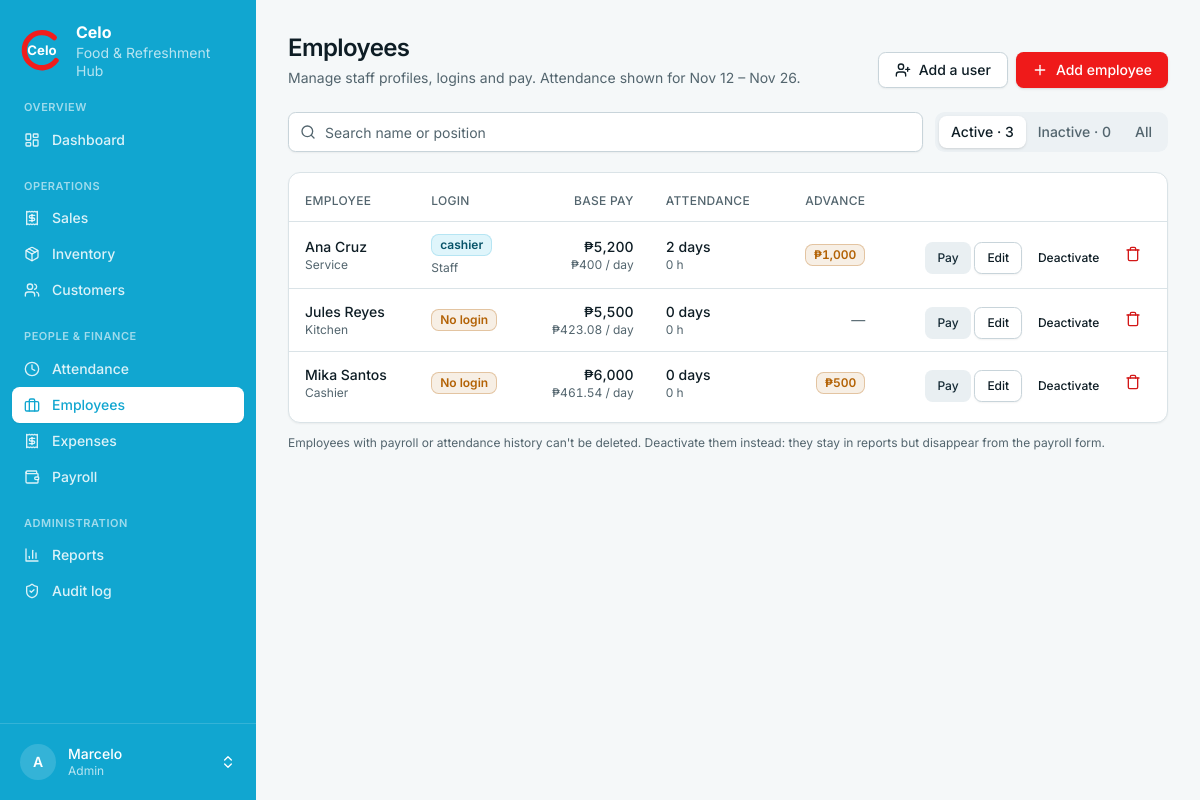
The app's page /finance/employees/ (signed in), older data.
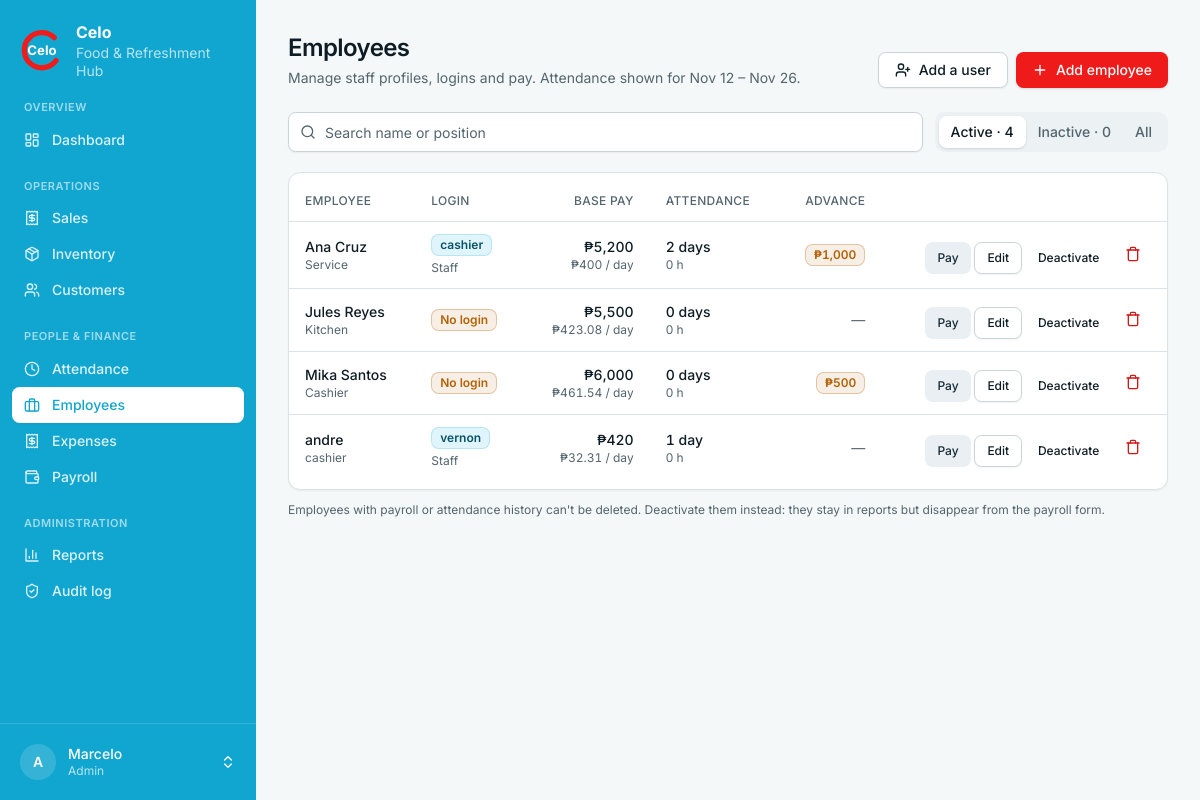
The same page, newer data.
### finance/models.py (models this page shows, shortened)
class Employee(models.Model):
    name = models.CharField(max_length=120)
    position = models.CharField(max_length=60, blank=True)
    salary = models.DecimalField(max_digits=10, decimal_places=2, default=0,
                                 help_text="Base pay per 15-day period.")
    is_active = models.BooleanField(default=True)
    user = models.OneToOneField("accounts.User", null=True, blank=True, on_delete=models.SET_NULL,
                                help_text="Link to a login account, if they have one.")
    class Meta:
        ordering = ["name"]
    @property
    def outstanding_advance(self):
        return self.advances.filter(settled_in__isnull=True).aggregate(t=models.Sum("amount"))["t"] or Decimal("0")

### accounts/models.py (models this page shows)
class User(AbstractUser):
    class Role(models.TextChoices):
        ADMIN = "admin", "Admin"
        STAFF = "staff", "Staff"
    role = models.CharField(max_length=10, choices=Role.choices, default=Role.STAFF)
    @property
    def is_celo_admin(self):
        return self.is_superuser or self.role == self.Role.ADMIN

### finance/views.py (the view)
# urls.py: path("employees/", views.employee_list, name="employees"),
@admin_required
def employee_list(request):
    status = request.GET.get("status", "active")
    q = request.GET.get("q", "").strip()
    employees = Employee.objects.select_related("user")
    if status == "active":
        employees = employees.filter(is_active=True)
    elif status == "inactive":
        employees = employees.filter(is_active=False)
    else:
        status = "all"
    if q:
        employees = employees.filter(Q(name__icontains=q) | Q(position__icontains=q))
    start, end = services.current_period()
    rows = [{"emp": e, "att": services.attendance_summary(e, start, end), "advance": e.outstanding_advance}
            for e in employees]
    return render(request, "finance/employee_list.html", {
        "rows": rows, "status": status, "q": q, "start": start, "end": end,
        "counts": {"active": Employee.objects.filter(is_active=True).count(),
                   "inactive": Employee.objects.filter(is_active=False).count()},
    })

### accounts/permissions.py (called while the page is built)
def admin_required(view):
    @login_required
    @wraps(view)
    def wrapper(request, *args, **kwargs):
        if not request.user.is_celo_admin:
            raise PermissionDenied
        return view(request, *args, **kwargs)
    return wrapper

### finance/services.py (called while the page is built)
def current_period():
    end = timezone.localdate()
    return end - timedelta(days=settings.CELO_PAYROLL_PERIOD_DAYS - 1), end

def workdays_per_period():
    return Decimal(str(getattr(settings, "CELO_WORK_DAYS_PER_PERIOD", 13)))

def daily_rate(employee):
    return (employee.salary / workdays_per_period()).quantize(Decimal("0.01"))

### templates/finance/employee_list.html (shortened to what the changed rows need)
{% extends "base.html" %}{% load humanize %}
{% block page_title %}Employees{% endblock %}
{% block content %}
<form method="get" class="mb-5 flex flex-wrap items-center gap-3">
  <div class="tabs">
    <a class="tab {% if status == 'active' %}tab-active{% endif %}" href="?status=active{% if q %}&q={{ q|urlencode }}{% endif %}">Active · {{ counts.active }}</a>
    <a class="tab {% if status == 'inactive' %}tab-active{% endif %}" href="?status=inactive{% if q %}&q={{ q|urlencode }}{% endif %}">Inactive · {{ counts.inactive }}</a>
    <a class="tab {% if status == 'all' %}tab-active{% endif %}" href="?status=all{% if q %}&q={{ q|urlencode }}{% endif %}">All</a>
  </div>
</form>
<section class="card"><div class="table-wrap py-2"><table>
  <thead><tr><th>Employee</th><th>Login</th><th class="num">Base pay</th><th>Attendance</th><th class="num">Advance</th><th></th></tr></thead>
  <tbody>
  {% for r in rows %}
    <tr {% if not r.emp.is_active %}class="opacity-60"{% endif %}>
      <td><div class="font-medium">{{ r.emp.name }}{% if not r.emp.is_active %} <span class="badge badge-muted ml-1">Inactive</span>{% endif %}</div>
          <div class="text-xs text-muted-foreground">{{ r.emp.position|default:"No position" }}</div></td>
      <td>{% if r.emp.user %}<span class="badge badge-cyan">{{ r.emp.user.username }}</span><div class="mt-1 text-xs text-muted-foreground">{{ r.emp.user.get_role_display }}</div>
          {% else %}<span class="badge badge-amber">No login</span>{% endif %}</td>
      <td class="num"><div class="font-medium">₱{{ r.emp.salary|floatformat:"-2"|intcomma }}</div><div class="text-xs text-muted-foreground">₱{{ r.att.daily_rate|floatformat:"-2"|intcomma }} / day</div></td>
      <td><div class="font-medium tabular-nums">{{ r.att.days }} day{{ r.att.days|pluralize }}</div>
          <div class="text-xs text-muted-foreground">{{ r.att.hours|floatformat:"-2" }} h{% if r.att.incomplete %} · <span class="font-medium text-warning">{{ r.att.incomplete }} no time-out</span>{% endif %}</div></td>
      <td class="num">{% if r.advance %}<span class="badge badge-amber">₱{{ r.advance|floatformat:"-2"|intcomma }}</span>{% else %}<span class="text-muted-foreground">—</span>{% endif %}</td>
      <td class="num whitespace-nowrap">
        {% if r.emp.is_active %}<a class="btn btn-secondary btn-sm" href="{% url 'finance:payroll_new' %}?employee={{ r.emp.pk }}">Pay</a>{% endif %}
        <a class="btn btn-outline btn-sm" href="{% url 'finance:employee_edit' r.emp.pk %}">Edit</a>
        <form method="post" action="{% url 'finance:employee_toggle' r.emp.pk %}" class="inline">{% csrf_token %}
          <button type="submit" class="btn btn-ghost btn-sm">{% if r.emp.is_active %}Deactivate{% else %}Reactivate{% endif %}</button>
        </form>
        <a class="btn btn-ghost btn-icon btn-sm text-destructive hover:text-destructive" href="{% url 'finance:employee_delete' r.emp.pk %}" aria-label="Delete {{ r.emp.name }}">{% include "partials/icon.html" with name="trash" %}</a>
      </td>
    </tr>
  {% empty %}
    <tr><td colspan="6" class="py-12 text-center text-muted-foreground">{% if q %}No employees match "{{ q }}".{% else %}No employees here yet. Use "Add employee" to create the first one.{% endif %}</td></tr>
  {% endfor %}
  </tbody>
</table></div></section>
{% endblock %}

### templates/base.html (shortened to what this page needs)
{% load celo_ui %}<!doctype html>
<html lang="en" class="h-full">
<head>
  {% include "partials/tailwind.html" %}
</head>
<body class="min-h-full bg-background font-sans text-foreground antialiased">
<div class="min-h-screen {% if user.is_authenticated %}md:grid md:grid-cols-[16rem_minmax(0,1fr)]{% endif %}">
{% if user.is_authenticated %}
  {% nav_items as groups %}
  <aside id="sidebar" class="fixed inset-y-0 left-0 z-40 flex w-64 -translate-x-full flex-col bg-brand-dark text-white transition-transform duration-200 md:sticky md:top-0 md:h-screen md:translate-x-0 print:hidden">
    <a href="{% url 'dashboard:home' %}" class="flex items-center gap-3 px-5 py-5" aria-label="Celo home">
      <svg viewBox="0 0 100 100" class="h-11 w-11 shrink-0" role="img" aria-label="Celo logo">
        <text x="50" y="62" text-anchor="middle" font-size="30" font-weight="700" fill="#fff" font-family="Inter, system-ui, sans-serif">Celo</text>
      </svg>
      <span class="text-sm leading-tight"><strong class="block text-base">Celo</strong><span class="text-white/70">Food &amp; Refreshment Hub</span></span>
    </a>
    <nav class="flex-1 space-y-5 overflow-y-auto px-3 pb-4" aria-label="Main">
      {% for g in groups %}
        <div>
          <p class="px-3 pb-1.5 text-[11px] font-semibold uppercase tracking-wider text-white/60">{{ g.label }}</p>
          {% for i in g.items %}
            <a href="{{ i.href }}" {% if i.active %}aria-current="page"{% endif %}
               class="flex items-center gap-3 rounded-md px-3 py-2 text-sm font-medium transition-colors {% if i.active %}bg-white text-brand-dark shadow-sm{% else %}text-white/85 hover:bg-white/10 hover:text-white{% endif %}">
              {% include "partials/icon.html" with name=i.icon %}{{ i.label }}
            </a>
          {% endfor %}
        </div>
      {% endfor %}
    </nav>
    <div class="relative border-t border-white/15 p-3">
      <button type="button" id="profile-btn" aria-haspopup="menu" aria-expanded="false" aria-controls="profile-menu"
              class="flex w-full items-center gap-3 rounded-md px-2 py-2 text-left transition-colors hover:bg-white/10 {% if request.resolver_match.app_name == 'accounts' %}bg-white/10{% endif %}">
        <span class="grid h-9 w-9 shrink-0 place-items-center rounded-full bg-white/15 text-sm font-semibold">{{ user.username|slice:":1"|upper }}</span>
        <span class="min-w-0 flex-1 text-sm leading-tight"><span class="block truncate font-medium">{{ user.get_full_name|default:user.username }}</span><span class="block text-xs text-white/70">{{ user.get_role_display }}</span></span>
      </button>
    </div>
  </aside>
{% endif %}
  <div class="min-w-0">
    <main class="mx-auto w-full max-w-6xl p-4 sm:p-6 lg:p-8">
      {% block header %}
        <div class="mb-6 flex flex-wrap items-end justify-between gap-3 print:hidden">
          <div>
            <h1 class="text-2xl font-semibold tracking-tight">{% block page_title %}{% endblock %}</h1>
            <p class="mt-1 text-sm text-muted-foreground">{% block page_desc %}{% endblock %}</p>
          </div>
          <div class="flex flex-wrap items-center gap-2">{% block actions %}{% endblock %}</div>
        </div>
      {% endblock %}
      {% block content %}{% endblock %}
    </main>
  </div>
</div>
</body>
</html>

Row changes from the older to the newer data that the page shows:
added Employee: emp.name "andre", emp.position "cashier", emp.user.username "vernon", emp.user.role "Staff", emp.salary "420", att.daily_rate "32.31", att.days "1", att.hours "0", shows "Deactivate"
Text that changed along with them:
{{ counts.active }}: "3" → "4"
